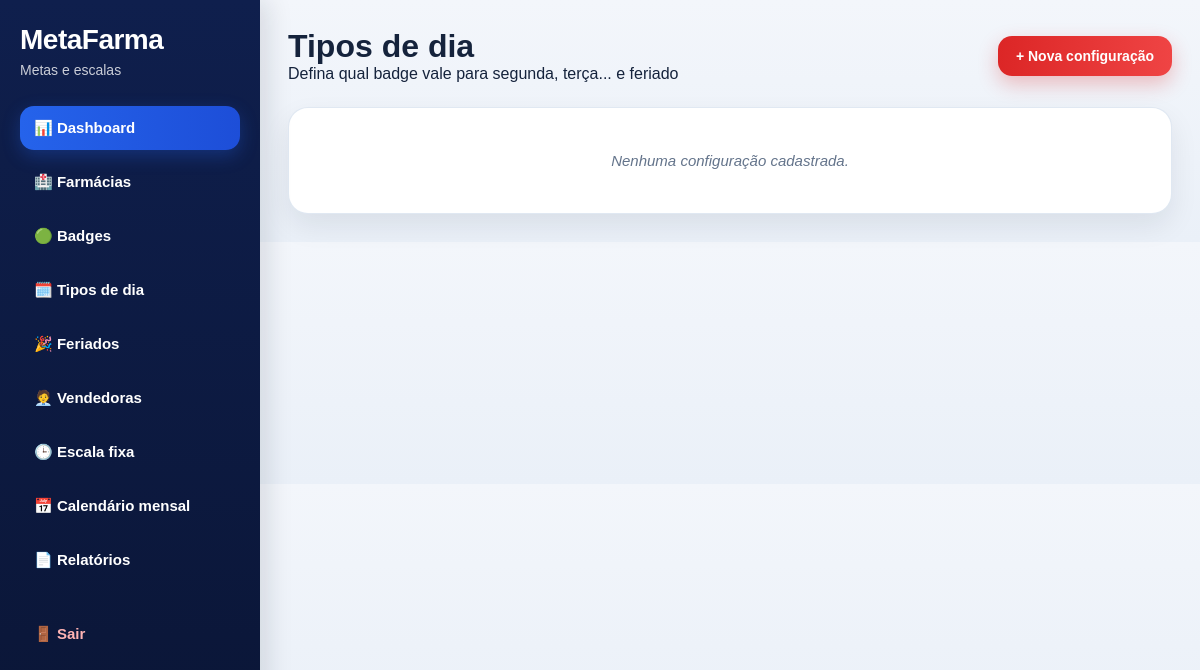
The page /configuracoes-dia/ (signed in) on the database as committed earlier.
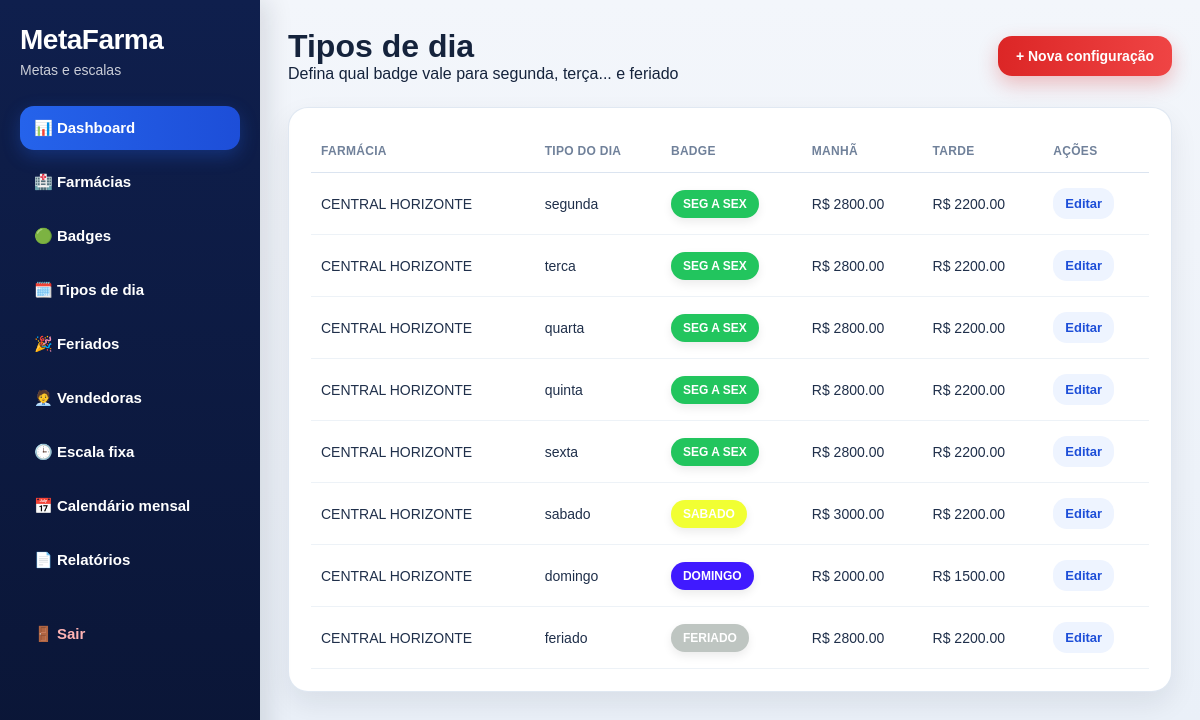
The same page on the database as committed later.
### app/models.py (models this page shows, shortened)
class ConfiguracaoDia(db.Model):
    __tablename__ = "configuracoes_dia"
    id = db.Column(db.Integer, primary_key=True)
    farmacia_id = db.Column(db.Integer, db.ForeignKey("farmacias.id"), nullable=False, index=True)
    tipo_dia = db.Column(db.String(20), nullable=False, index=True)  # segunda...domingo, feriado
    badge_id = db.Column(db.Integer, db.ForeignKey("badges_meta.id"), nullable=False)
    observacao = db.Column(db.String(255), nullable=True)
    criado_em = db.Column(db.DateTime, default=agora_brasil)
    badge = db.relationship("BadgeMeta", backref="configuracoes_dia")

class Farmacia(db.Model):
    __tablename__ = "farmacias"
    id = db.Column(db.Integer, primary_key=True)
    nome = db.Column(db.String(150), nullable=False)
    responsavel = db.Column(db.String(150), nullable=True)
    cidade = db.Column(db.String(100), nullable=True)
    telefone = db.Column(db.String(30), nullable=True)
    status = db.Column(db.String(20), default="ativa")
    observacao = db.Column(db.String(255), nullable=True)
    criado_em = db.Column(db.DateTime, default=agora_brasil)
    metas = db.relationship("Meta", backref="farmacia", lazy=True, cascade="all, delete-orphan")
    equipes = db.relationship("Equipe", backref="farmacia", lazy=True, cascade="all, delete-orphan")
    vendedoras = db.relationship("Vendedora", backref="farmacia", lazy=True, cascade="all, delete-orphan")
    configuracoes_dia = db.relationship("ConfiguracaoDia", backref="farmacia", lazy=True, cascade="all, delete-orphan")
    escalas_vendedoras = db.relationship("EscalaVendedora", backref="farmacia", lazy=True, cascade="all, delete-orphan")
    calendarios_vendedoras = db.relationship("CalendarioVendedora", backref="farmacia", lazy=True, cascade="all, delete-orphan")
    feriados = db.relationship("Feriado", backref="farmacia", lazy=True, cascade="all, delete-orphan")

class BadgeMeta(db.Model):
    __tablename__ = "badges_meta"
    id = db.Column(db.Integer, primary_key=True)
    nome = db.Column(db.String(50), nullable=False, unique=True, index=True)
    cor_hex = db.Column(db.String(20), nullable=False)
    valor_manha = db.Column(db.Float, default=0)
    valor_tarde = db.Column(db.Float, default=0)
    status = db.Column(db.String(20), default="ativa")
    observacao = db.Column(db.String(255), nullable=True)
    criado_em = db.Column(db.DateTime, default=agora_brasil)

### app/routes/configuracoes_dia.py (the view)
@configuracoes_dia_bp.route("/")
@login_required
def listar():
    farmacia_id = request.args.get("farmacia_id", type=int)
    query = ConfiguracaoDia.query.join(Farmacia).join(BadgeMeta)
    if farmacia_id:
        query = query.filter(ConfiguracaoDia.farmacia_id == farmacia_id)
    configuracoes = query.order_by(ConfiguracaoDia.farmacia_id.asc(), ConfiguracaoDia.id.asc()).all()
    farmacias = Farmacia.query.order_by(Farmacia.nome.asc()).all()
    return render_template(
        "configuracoes_dia/listar.html",
        configuracoes=configuracoes,
        farmacias=farmacias,
        farmacia_id=farmacia_id,
        tipos_dia=TIPOS_DIA
    )

### app/templates/configuracoes_dia/listar.html (shortened to what this page needs)
{% extends "base.html" %}
{% block content %}
<div class="page-header">
    <div>
        <h1>Tipos de dia</h1>
        <p>Defina qual badge vale para segunda, terça... e feriado</p>
    </div>
    <a href="{{ url_for('configuracoes_dia.nova') }}" class="btn btn-primary">+ Nova configuração</a>
</div>
<div class="card">
    {% if configuracoes %}
    <div class="table-responsive">
        <table>
            <thead>
                <tr>
                    <th>Farmácia</th>
                    <th>Tipo do dia</th>
                    <th>Badge</th>
                    <th>Manhã</th>
                    <th>Tarde</th>
                    <th>Ações</th>
                </tr>
            </thead>
            <tbody>
                {% for item in configuracoes %}
                <tr>
                    <td>{{ item.farmacia.nome }}</td>
                    <td>{{ item.tipo_dia }}</td>
                    <td>
                        <span class="badge" style="background: {{ item.badge.cor_hex }}; color: #fff;">
                            {{ item.badge.nome }}
                        </span>
                    </td>
                    <td>R$ {{ "%.2f"|format(item.badge.valor_manha or 0) }}</td>
                    <td>R$ {{ "%.2f"|format(item.badge.valor_tarde or 0) }}</td>
                    <td><a href="{{ url_for('configuracoes_dia.editar', config_id=item.id) }}" class="btn btn-small btn-secondary">Editar</a></td>
                </tr>
                {% endfor %}
            </tbody>
        </table>
    </div>
    {% else %}
    <p class="empty-state">Nenhuma configuração cadastrada.</p>
    {% endif %}
</div>
{% endblock %}

Rows that differ between the two databases and show on the page:
added ConfiguracaoDia: farmacia.nome "CENTRAL HORIZONTE", tipo_dia "segunda", badge.nome "SEG A SEX"
added BadgeMeta: badge "2800.00", badge "2200.00"
added ConfiguracaoDia: farmacia.nome "CENTRAL HORIZONTE", tipo_dia "terca", badge.nome "SEG A SEX"
added ConfiguracaoDia: farmacia.nome "CENTRAL HORIZONTE", tipo_dia "quarta", badge.nome "SEG A SEX"
added ConfiguracaoDia: farmacia.nome "CENTRAL HORIZONTE", tipo_dia "quinta", badge.nome "SEG A SEX"
added ConfiguracaoDia: farmacia.nome "CENTRAL HORIZONTE", tipo_dia "sexta", badge.nome "SEG A SEX"
added ConfiguracaoDia: farmacia.nome "CENTRAL HORIZONTE", tipo_dia "sabado", badge.nome "SABADO"
added BadgeMeta: badge "3000.00", badge "2200.00"
added ConfiguracaoDia: farmacia.nome "CENTRAL HORIZONTE", tipo_dia "domingo", badge.nome "DOMINGO"
added BadgeMeta: badge "2000.00", badge "1500.00"
added ConfiguracaoDia: farmacia.nome "CENTRAL HORIZONTE", tipo_dia "feriado", badge.nome "FERIADO"
added BadgeMeta: badge "2800.00", badge "2200.00"
Other text that changed with them:
text no longer shown: "Nenhuma configuração cadastrada."
text now shown: "FARMÁCIA TIPO DO DIA BADGE MANHÃ TARDE AÇÕES"
